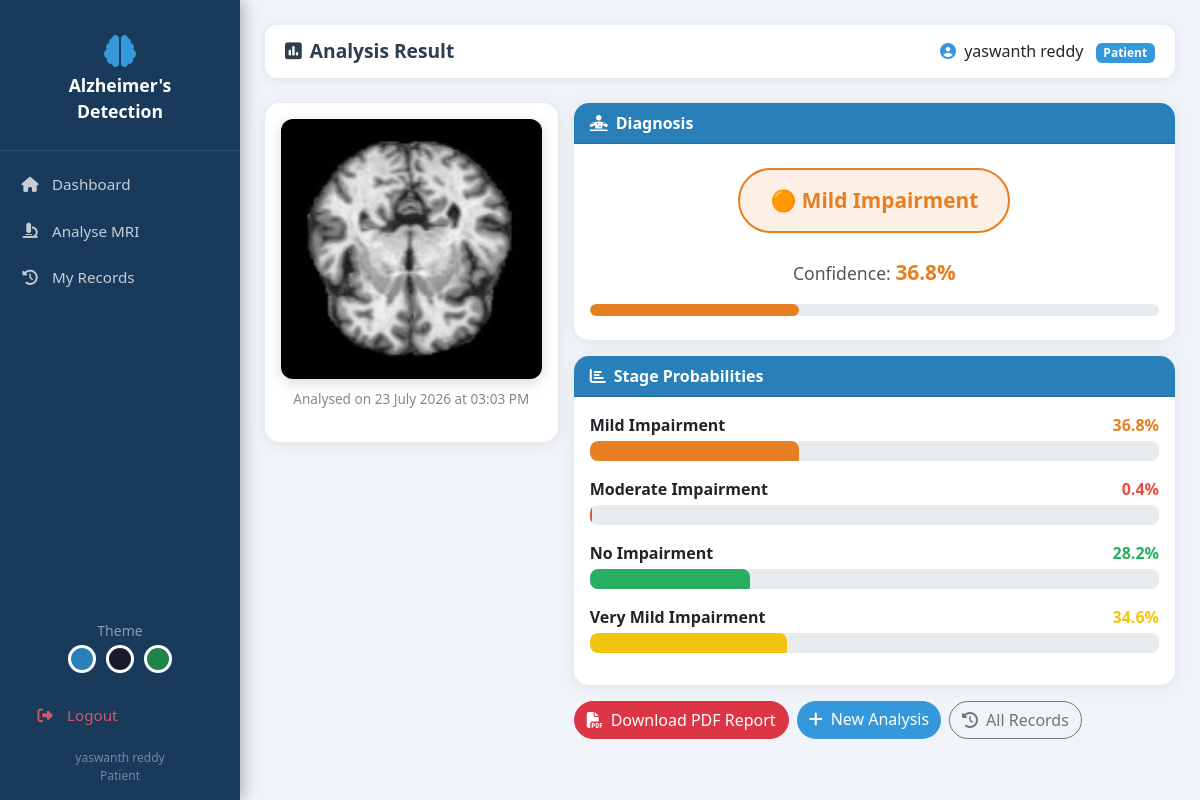
Screenshot of /result/2 (signed in) with the database file from the repository.
### app.py (models this page shows)
class User(db.Model):
    id = db.Column(db.Integer, primary_key=True)
    name = db.Column(db.String(100), nullable=False)
    email = db.Column(db.String(100), unique=True, nullable=False)
    password = db.Column(db.String(200), nullable=False)
    role = db.Column(db.String(20), default='patient')  # patient/doctor/admin
    created_at = db.Column(db.DateTime, default=datetime.utcnow)
    records = db.relationship('Record', backref='user', lazy=True)

class Record(db.Model):
    id = db.Column(db.Integer, primary_key=True)
    user_id = db.Column(db.Integer, db.ForeignKey('user.id'), nullable=False)
    image_path = db.Column(db.String(200))
    prediction = db.Column(db.String(100))
    confidence = db.Column(db.Float)
    mild_prob = db.Column(db.Float)
    moderate_prob = db.Column(db.Float)
    no_prob = db.Column(db.Float)
    verymild_prob = db.Column(db.Float)
    created_at = db.Column(db.DateTime, default=datetime.utcnow)
    notes = db.Column(db.Text, default='')

### app.py (the view)
@app.route('/result/<int:record_id>')
@login_required
def result(record_id):
    record = Record.query.get_or_404(record_id)
    user = User.query.get(session['user_id'])
    probs = {
        'Mild Impairment': record.mild_prob,
        'Moderate Impairment': record.moderate_prob,
        'No Impairment': record.no_prob,
        'Very Mild Impairment': record.verymild_prob,
    }
    info = STAGE_INFO.get(record.prediction,
                          ('Unknown', '#888', '❓'))
    return render_template('result.html',
                           record=record,
                           user=user,
                           probs=probs,
                           info=info)

### app.py (called while the page is built)
def login_required(f):
    from functools import wraps
    @wraps(f)
    def decorated(*args, **kwargs):
        if 'user_id' not in session:
            flash('Please login first.', 'warning')
            return redirect(url_for('login'))
        return f(*args, **kwargs)
    return decorated

### templates/result.html (shortened to what this page needs)
{% extends 'base.html' %}
{% block page_title %}<i class="fas fa-poll me-2"></i>Analysis Result{% endblock %}
{% block content %}
<div class="row g-3">
  <div class="col-md-4">
    <div class="card text-center p-3">
      <img src="{{ url_for('static', filename='uploads/' + record.image_path) }}"
           alt="MRI" style="border-radius:12px;width:100%;
                             box-shadow:0 4px 15px rgba(0,0,0,.15)"/>
      <p style="color:#888;font-size:.85rem;margin-top:10px">
        Analysed on {{ record.created_at.strftime('%d %B %Y at %I:%M %p') }}
      </p>
    </div>
  </div>
  <div class="col-md-8">
    <div class="card mb-3">
      <div class="card-header"><i class="fas fa-diagnoses me-2"></i>Diagnosis</div>
      <div class="card-body text-center py-4">
        <div class="result-badge mb-3"
             style="background:{{ info[1] }}20;color:{{ info[1] }};
                    border:2px solid {{ info[1] }}">
          {{ info[2] }} {{ record.prediction }}
        </div>
        <div class="mt-2">
          <span style="font-size:1.1rem;color:#555">Confidence: </span>
          <span style="font-size:1.3rem;font-weight:700;color:{{ info[1] }}">
            {{ '%.1f'|format(record.confidence) }}%
          </span>
        </div>
        <div class="progress mt-3" style="height:12px;border-radius:8px">
          <div class="progress-bar" role="progressbar"
               style="width:{{ record.confidence }}%;
                      background:{{ info[1] }};border-radius:8px">
          </div>
        </div>
      </div>
    </div>
    <div class="card mb-3">
      <div class="card-header">
        <i class="fas fa-chart-bar me-2"></i>Stage Probabilities
      </div>
      <div class="card-body">
        {% set colors = {'No Impairment':'#27ae60',
                         'Very Mild Impairment':'#f1c40f',
                         'Mild Impairment':'#e67e22',
                         'Moderate Impairment':'#e74c3c'} %}
        {% for stage, prob in probs.items() %}
        <div class="mb-3">
          <div class="d-flex justify-content-between mb-1">
            <span style="font-weight:600">{{ stage }}</span>
            <span style="color:{{ colors[stage] }};font-weight:700">
              {{ '%.1f'|format(prob) }}%
            </span>
          </div>
          <div class="progress" style="height:20px;border-radius:8px">
            <div class="progress-bar prob-bar" role="progressbar"
                 style="width:{{ prob }}%;background:{{ colors[stage] }}">
            </div>
          </div>
        </div>
        {% endfor %}
      </div>
    </div>
    <div class="d-flex gap-2 flex-wrap">
      <a href="{{ url_for('download_report', record_id=record.id) }}"
         class="btn btn-danger rounded-pill">
        <i class="fas fa-file-pdf me-2"></i>Download PDF Report
      </a>
      <a href="{{ url_for('predict_page') }}"
         class="btn btn-primary rounded-pill">
        <i class="fas fa-plus me-2"></i>New Analysis
      </a>
      <a href="{{ url_for('history') }}"
         class="btn btn-outline-secondary rounded-pill">
        <i class="fas fa-history me-2"></i>All Records
      </a>
    </div>
  </div>
</div>
{% endblock %}

### templates/base.html (shortened to what this page needs)
<!DOCTYPE html>
<html lang="en" data-theme="blue">
<head>
  <link href="https://cdn.jsdelivr.net/npm/bootstrap@5.3.0/dist/css/bootstrap.min.css" rel="stylesheet"/>
  <link href="https://cdnjs.cloudflare.com/ajax/libs/font-awesome/6.4.0/css/all.min.css" rel="stylesheet"/>
</head>
<body>
{% if session.user_id %}
<div class="sidebar">
  <div class="brand">
    <i class="fas fa-brain"></i>
    Alzheimer's<br>Detection
  </div>
  <div style="padding:10px 0">
    <a href="{{ url_for('dashboard') }}"
       class="{% if request.endpoint=='dashboard' %}active{% endif %}">
      <i class="fas fa-home"></i> Dashboard
    </a>
    <a href="{{ url_for('predict_page') }}"
       class="{% if request.endpoint=='predict_page' %}active{% endif %}">
      <i class="fas fa-microscope"></i> Analyse MRI
    </a>
    <a href="{{ url_for('history') }}"
       class="{% if request.endpoint=='history' %}active{% endif %}">
      <i class="fas fa-history"></i> My Records
    </a>
  </div>
  <div class="bottom">
    <div style="text-align:center;margin-bottom:10px">
      <small style="color:rgba(255,255,255,.5)">Theme</small><br>
      <span class="theme-btn" style="background:#2980b9"
            onclick="setTheme('blue')"></span>
      <span class="theme-btn" style="background:#1a1a2e"
            onclick="setTheme('dark')"></span>
      <span class="theme-btn" style="background:#1e8449"
            onclick="setTheme('green')"></span>
    </div>
    <a href="{{ url_for('logout') }}" style="color:rgba(255,100,100,.8)">
      <i class="fas fa-sign-out-alt"></i> Logout
    </a>
    <div style="color:rgba(255,255,255,.4);font-size:.75rem;
                text-align:center;padding-top:10px">
      {{ session.name }}<br>
      <span style="text-transform:capitalize">{{ session.role }}</span>
    </div>
  </div>
</div>
<div class="main">
  <div class="topbar">
    <div class="page-title">{% block page_title %}{% endblock %}</div>
    <div>
      <i class="fas fa-user-circle me-1" style="color:var(--accent)"></i>
      {{ session.name }}
      <span class="badge ms-2"
            style="background:var(--accent);text-transform:capitalize">
        {{ session.role }}
      </span>
    </div>
  </div>
  {% block content %}{% endblock %}
</div>
{% else %}
  {% block auth_content %}{% endblock %}
{% endif %}
</body>
</html>

### templates/base.html (style rules this page uses)
[data-theme="blue"] { --primary:#2980b9; --sidebar:#1a3a5c; --accent:#3498db; }
body { background:#f0f4f8; font-family:'Segoe UI',sans-serif; }
.sidebar { width:240px; min-height:100vh; background:var(--sidebar); position:fixed; top:0; left:0; z-index:100; display:flex; flex-direction:column; padding-top:20px; box-shadow:3px 0 15px rgba(0,0,0,.3); }
.sidebar .brand { color:#fff; font-size:1.1rem; font-weight:700; padding:15px 20px 25px; border-bottom:1px solid rgba(255,255,255,.1); text-align:center; }
.sidebar .brand i { font-size:2rem; display:block; margin-bottom:5px; color:var(--accent); }
.sidebar a { display:flex; align-items:center; gap:12px; color:rgba(255,255,255,.75); padding:12px 20px; text-decoration:none; transition:.2s; font-size:.95rem; }
.sidebar a i { width:20px; text-align:center; }
.sidebar .bottom { margin-top:auto; padding:15px; }
.main { margin-left:240px; padding:25px; }
.topbar { background:#fff; border-radius:12px; padding:12px 20px; margin-bottom:25px; display:flex; justify-content:space-between; align-items:center; box-shadow:0 2px 10px rgba(0,0,0,.08); }
.topbar .page-title { font-weight:700; color:#2c3e50; font-size:1.2rem; }
.card { border:none; border-radius:15px; box-shadow:0 2px 15px rgba(0,0,0,.08); }
.card-header { border-radius:15px 15px 0 0 !important; background:var(--primary); color:#fff; font-weight:600; }
.btn-primary { background:var(--accent); border:none; }
.prob-bar { height:25px; border-radius:8px; transition:.5s; }
.result-badge { padding:15px 30px; border-radius:50px; font-size:1.3rem; font-weight:700; display:inline-block; }
.theme-btn { width:28px; height:28px; border-radius:50%; cursor:pointer; border:3px solid #fff; display:inline-block; margin:3px; }

### rows the page displays
User: name "yaswanth reddy", role "Patient"
Record: image_path (picture), created_at "23 July 2026 at 03:03 PM", prediction "Mild Impairment", confidence "36.8", mild_prob "36.8", stage "Moderate Impairment", moderate_prob "0.4", stage "No Impairment", no_prob "28.2", stage "Very Mild Impairment", verymild_prob "34.6"

### other values shown
{{ info[2] }} "🟠"
